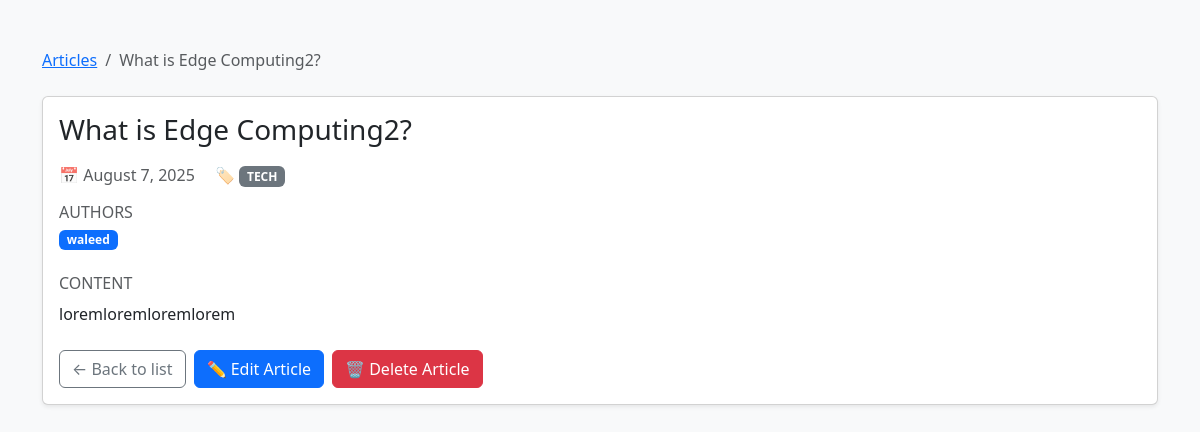
Page /article/3/ on the earlier database version.
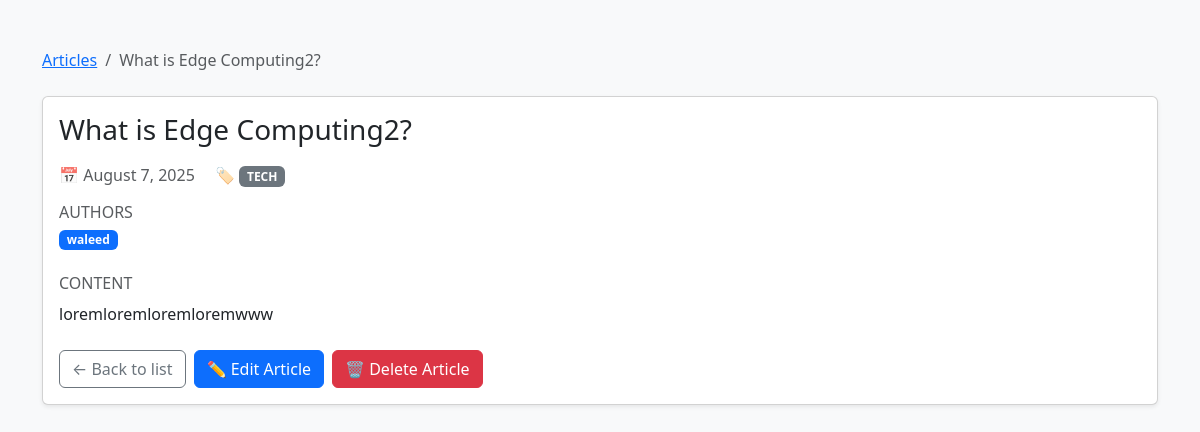
Same page on the later database version.
### polls/models.py (models this page shows)
class TimeStampedModel(models.Model):
    created_at = models.DateTimeField(auto_now_add=True ,null=True,blank=True)
    updated_at = models.DateTimeField(auto_now=True,null=True,blank=True)
    class Meta:
        abstract = True

class Article(TimeStampedModel):
    title = models.CharField(max_length=100 , verbose_name='Article title' , help_text='Enter the title of your article')
    publication_date = models.DateField(verbose_name='Publication date' , help_text='Enter the publication date of your article',null=True,blank=True)
    authors = models.ManyToManyField(User)
    category = models.ForeignKey(Category , null=True, on_delete=models.CASCADE ,blank=True)
    content = models.TextField(null=True,blank=True )

class Category(models.Model):
    CHOICES_CATEGORY = [
        ('TECH', 'Technology'),
        ('HEALTH', 'Health'),
        ('EDU', 'Education'),
        ('LIFESTYLE', 'Lifestyle'),
        ('BUSINESS', 'Business'),
        ('SPORTS', 'Sports'),
        ('TRAVEL', 'Travel'),
        ('FOOD', 'Food'),
        ('POLITICS','politics')
    ]
    type = models.CharField(
        max_length=20,
        choices=CHOICES_CATEGORY,
        default='TECH',
        verbose_name='Category Type',
        help_text='Select the type of this category'
    )
    def __str__(self):
        return self.type

### polls/views.py (the view)
# urls.py: path('article/<int:pk>/', views.ArticleDetailView.as_view() , name='article-detail'),
class ArticleDetailView(DetailView):
    model = Article
    template_name = "articles/article_detail.html"
    context_object_name = "articles"

### polls/templates/articles/article_detail.html (shortened to what this page needs)
<!DOCTYPE html>
<html lang="en">
<head>
  <link href="https://cdn.jsdelivr.net/npm/bootstrap@5.3.2/dist/css/bootstrap.min.css" rel="stylesheet">
</head>
<body class="bg-light">
<div class="container py-5">
  <nav aria-label="breadcrumb" class="mb-4">
    <ol class="breadcrumb">
      <li class="breadcrumb-item"><a href="#">Articles</a></li>
      <li class="breadcrumb-item active" aria-current="page">{{ articles.title }}</li>
    </ol>
  </nav>
  <div class="card shadow-sm">
    <div class="card-body">
      <h1 class="h3 mb-3">{{ articles.title }}</h1>
      <div class="mb-3 text-muted">
        <span class="me-3">
          📅
          {% if articles.publication_date %}
            {{ articles.publication_date|date:"F j, Y" }}
          {% else %}
            Not published
          {% endif %}
        </span>
        <span class="me-3">
          🏷️
          {% if articles.category %}
            <span class="badge text-bg-secondary">{{ articles.category }}</span>
          {% else %}
            <span class="badge text-bg-light border">No category</span>
          {% endif %}
        </span>
      </div>
      <div class="mb-4">
        <h2 class="h6 text-uppercase text-muted mb-2">Authors</h2>
        {% with authors_qs=articles.authors.all %}
          {% if authors_qs %}
            <div class="d-flex flex-wrap gap-2">
              {% for author in authors_qs %}
                <span class="badge text-bg-primary">{{ author.get_full_name|default:author.username }}</span>
              {% endfor %}
            </div>
          {% else %}
            <span class="text-muted">No authors</span>
          {% endif %}
        {% endwith %}
      </div>
      <div class="mb-4">
        <h2 class="h6 text-uppercase text-muted mb-2">Content</h2>
        <div class="fs-6">
          {% if articles.content %}
            {{ articles.content|linebreaksbr }}
          {% else %}
            <span class="text-muted">No content</span>
          {% endif %}
        </div>
      </div>
      <div class="d-flex gap-2">
        <a href="{% url 'list-articles'  %}" class="btn btn-outline-secondary">← Back to list</a>
        <a href=" {% url 'edit-article' articles.pk %}" class="btn btn-primary">✏️  Edit Article</a>
        <a href="{% url 'article-delete'  articles.pk%}" class="btn btn-danger" >
          🗑️ Delete Article
        </a>
      </div>
    </div>
  </div>
</div>
</body>
</html>

Differences in the rows shown:
changed Article "What is Edge Computing2?": content "loremloremloremlorem" → "loremloremloremloremwww"
